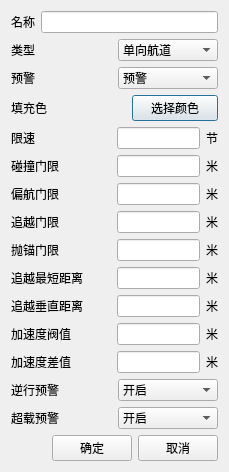
<?xml version="1.0" encoding="UTF-8"?>
<ui version="4.0">
 <class>ChannelInfoDialog</class>
 <widget class="QDialog" name="ChannelInfoDialog">
  <property name="geometry">
   <rect>
    <x>0</x>
    <y>0</y>
    <width>229</width>
    <height>354</height>
   </rect>
  </property>
  <property name="windowTitle">
   <string>新增航道</string>
  </property>
  <layout class="QVBoxLayout" name="verticalLayout">
   <item>
    <layout class="QHBoxLayout" name="horizontalLayout_5">
     <item>
      <widget class="QLabel" name="label">
       <property name="text">
        <string>名称</string>
       </property>
      </widget>
     </item>
     <item>
      <widget class="QLineEdit" name="nameLineEdit"/>
     </item>
    </layout>
   </item>
   <item>
    <layout class="QHBoxLayout" name="horizontalLayout_4">
     <item>
      <widget class="QLabel" name="label_2">
       <property name="text">
        <string>类型</string>
       </property>
      </widget>
     </item>
     <item>
      <widget class="QComboBox" name="typeComboBox">
       <item>
        <property name="text">
         <string>单向航道</string>
        </property>
       </item>
       <item>
        <property name="text">
         <string>双向航道</string>
        </property>
       </item>
       <item>
        <property name="text">
         <string>限制性航道</string>
        </property>
       </item>
       <item>
        <property name="text">
         <string>其他航道</string>
        </property>
       </item>
       <item>
        <property name="text">
         <string>码头</string>
        </property>
       </item>
      </widget>
     </item>
    </layout>
   </item>
   <item>
    <layout class="QHBoxLayout" name="horizontalLayout_3">
     <item>
      <widget class="QLabel" name="label_3">
       <property name="text">
        <string>预警</string>
       </property>
      </widget>
     </item>
     <item>
      <widget class="QComboBox" name="statusComboBox">
       <item>
        <property name="text">
         <string>预警</string>
        </property>
       </item>
       <item>
        <property name="text">
         <string>非预警</string>
        </property>
       </item>
      </widget>
     </item>
    </layout>
   </item>
   <item>
    <layout class="QHBoxLayout" name="horizontalLayout_10">
     <item>
      <widget class="QLabel" name="label_13">
       <property name="text">
        <string>填充色</string>
       </property>
      </widget>
     </item>
     <item>
      <widget class="QLabel" name="colorLabel">
       <property name="minimumSize">
        <size>
         <width>23</width>
         <height>0</height>
        </size>
       </property>
       <property name="maximumSize">
        <size>
         <width>23</width>
         <height>16777215</height>
        </size>
       </property>
       <property name="text">
        <string/>
       </property>
      </widget>
     </item>
     <item>
      <widget class="QPushButton" name="colorPushButton">
       <property name="text">
        <string>选择颜色</string>
       </property>
      </widget>
     </item>
    </layout>
   </item>
   <item>
    <layout class="QHBoxLayout" name="horizontalLayout_2">
     <item>
      <widget class="QLabel" name="label_4">
       <property name="minimumSize">
        <size>
         <width>100</width>
         <height>0</height>
        </size>
       </property>
       <property name="text">
        <string>限速</string>
       </property>
      </widget>
     </item>
     <item>
      <widget class="QLineEdit" name="speedLineEdit"/>
     </item>
     <item>
      <widget class="QLabel" name="label_5">
       <property name="text">
        <string>节</string>
       </property>
      </widget>
     </item>
    </layout>
   </item>
   <item>
    <layout class="QHBoxLayout" name="horizontalLayout_7">
     <item>
      <widget class="QLabel" name="label_8">
       <property name="minimumSize">
        <size>
         <width>100</width>
         <height>0</height>
        </size>
       </property>
       <property name="text">
        <string>碰撞门限</string>
       </property>
      </widget>
     </item>
     <item>
      <widget class="QLineEdit" name="collisionMaxDisLineEdit"/>
     </item>
     <item>
      <widget class="QLabel" name="label_9">
       <property name="text">
        <string>米</string>
       </property>
      </widget>
     </item>
    </layout>
   </item>
   <item>
    <layout class="QHBoxLayout" name="horizontalLayout_6">
     <item>
      <widget class="QLabel" name="label_6">
       <property name="minimumSize">
        <size>
         <width>100</width>
         <height>0</height>
        </size>
       </property>
       <property name="text">
        <string>偏航门限</string>
       </property>
      </widget>
     </item>
     <item>
      <widget class="QLineEdit" name="yawMinDisLineEdit"/>
     </item>
     <item>
      <widget class="QLabel" name="label_7">
       <property name="text">
        <string>米</string>
       </property>
      </widget>
     </item>
    </layout>
   </item>
   <item>
    <layout class="QHBoxLayout" name="horizontalLayout_8">
     <item>
      <widget class="QLabel" name="label_10">
       <property name="minimumSize">
        <size>
         <width>100</width>
         <height>0</height>
        </size>
       </property>
       <property name="text">
        <string>追越门限</string>
       </property>
      </widget>
     </item>
     <item>
      <widget class="QLineEdit" name="overtakLineEdit"/>
     </item>
     <item>
      <widget class="QLabel" name="label_11">
       <property name="text">
        <string>米</string>
       </property>
      </widget>
     </item>
    </layout>
   </item>
   <item>
    <layout class="QHBoxLayout" name="horizontalLayout_9">
     <item>
      <widget class="QLabel" name="label_12">
       <property name="minimumSize">
        <size>
         <width>100</width>
         <height>0</height>
        </size>
       </property>
       <property name="text">
        <string>抛锚门限</string>
       </property>
      </widget>
     </item>
     <item>
      <widget class="QLineEdit" name="dropAnchorLineEdit"/>
     </item>
     <item>
      <widget class="QLabel" name="label_14">
       <property name="text">
        <string>米</string>
       </property>
      </widget>
     </item>
    </layout>
   </item>
   <item>
    <layout class="QHBoxLayout" name="horizontalLayout_13">
     <item>
      <widget class="QLabel" name="label_17">
       <property name="minimumSize">
        <size>
         <width>100</width>
         <height>0</height>
        </size>
       </property>
       <property name="text">
        <string>追越最短距离</string>
       </property>
      </widget>
     </item>
     <item>
      <widget class="QLineEdit" name="overtakShortDisLineEdit"/>
     </item>
     <item>
      <widget class="QLabel" name="label_18">
       <property name="text">
        <string>米</string>
       </property>
      </widget>
     </item>
    </layout>
   </item>
   <item>
    <layout class="QHBoxLayout" name="horizontalLayout_14">
     <item>
      <widget class="QLabel" name="label_19">
       <property name="minimumSize">
        <size>
         <width>100</width>
         <height>0</height>
        </size>
       </property>
       <property name="text">
        <string>追越垂直距离</string>
       </property>
      </widget>
     </item>
     <item>
      <widget class="QLineEdit" name="overtakVerticalDisLineEdit"/>
     </item>
     <item>
      <widget class="QLabel" name="label_20">
       <property name="text">
        <string>米</string>
       </property>
      </widget>
     </item>
    </layout>
   </item>
   <item>
    <layout class="QHBoxLayout" name="horizontalLayout_15">
     <item>
      <widget class="QLabel" name="label_21">
       <property name="minimumSize">
        <size>
         <width>100</width>
         <height>0</height>
        </size>
       </property>
       <property name="text">
        <string>加速度阀值</string>
       </property>
      </widget>
     </item>
     <item>
      <widget class="QLineEdit" name="acceleraThresholdLineEdit"/>
     </item>
     <item>
      <widget class="QLabel" name="label_22">
       <property name="text">
        <string>米</string>
       </property>
      </widget>
     </item>
    </layout>
   </item>
   <item>
    <layout class="QHBoxLayout" name="horizontalLayout_16">
     <item>
      <widget class="QLabel" name="label_23">
       <property name="minimumSize">
        <size>
         <width>100</width>
         <height>0</height>
        </size>
       </property>
       <property name="text">
        <string>加速度差值</string>
       </property>
      </widget>
     </item>
     <item>
      <widget class="QLineEdit" name="acceleraDfferenceLineEdit"/>
     </item>
     <item>
      <widget class="QLabel" name="label_24">
       <property name="text">
        <string>米</string>
       </property>
      </widget>
     </item>
    </layout>
   </item>
   <item>
    <layout class="QHBoxLayout" name="horizontalLayout_11">
     <item>
      <widget class="QLabel" name="label_15">
       <property name="text">
        <string>逆行预警</string>
       </property>
      </widget>
     </item>
     <item>
      <widget class="QComboBox" name="converseWarnComboBox">
       <item>
        <property name="text">
         <string>开启</string>
        </property>
       </item>
       <item>
        <property name="text">
         <string>关闭</string>
        </property>
       </item>
      </widget>
     </item>
    </layout>
   </item>
   <item>
    <layout class="QHBoxLayout" name="horizontalLayout_12">
     <item>
      <widget class="QLabel" name="label_16">
       <property name="text">
        <string>超载预警</string>
       </property>
      </widget>
     </item>
     <item>
      <widget class="QComboBox" name="overloadWarnComboBox">
       <item>
        <property name="text">
         <string>开启</string>
        </property>
       </item>
       <item>
        <property name="text">
         <string>关闭</string>
        </property>
       </item>
      </widget>
     </item>
    </layout>
   </item>
   <item>
    <layout class="QHBoxLayout" name="horizontalLayout">
     <item>
      <spacer name="horizontalSpacer">
       <property name="orientation">
        <enum>Qt::Horizontal</enum>
       </property>
       <property name="sizeHint" stdset="0">
        <size>
         <width>40</width>
         <height>20</height>
        </size>
       </property>
      </spacer>
     </item>
     <item>
      <widget class="QPushButton" name="comfirmButton">
       <property name="text">
        <string>确定</string>
       </property>
      </widget>
     </item>
     <item>
      <widget class="QPushButton" name="cancelButton">
       <property name="text">
        <string>取消</string>
       </property>
      </widget>
     </item>
    </layout>
   </item>
  </layout>
 </widget>
 <resources/>
 <connections/>
</ui>
